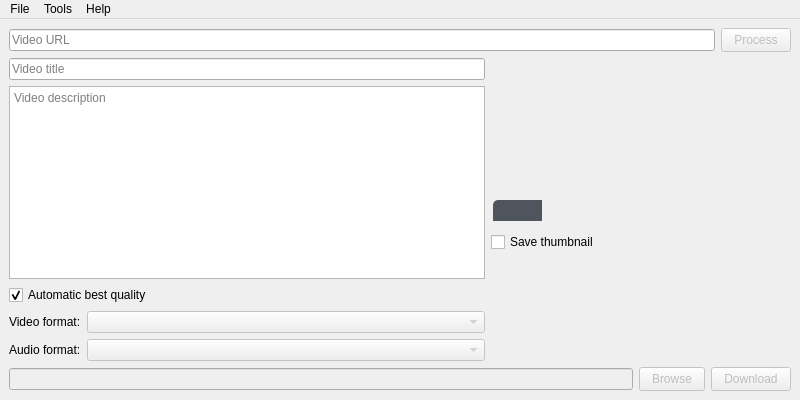
<?xml version="1.0" encoding="UTF-8"?>
<ui version="4.0">
 <class>MainWindow</class>
 <widget class="QMainWindow" name="MainWindow">
  <property name="geometry">
   <rect>
    <x>0</x>
    <y>0</y>
    <width>800</width>
    <height>400</height>
   </rect>
  </property>
  <property name="windowTitle">
   <string>yt-dlp-gui-qt</string>
  </property>
  <widget class="QWidget" name="centralwidget">
   <property name="sizePolicy">
    <sizepolicy hsizetype="Preferred" vsizetype="Preferred">
     <horstretch>0</horstretch>
     <verstretch>0</verstretch>
    </sizepolicy>
   </property>
   <layout class="QVBoxLayout" name="verticalLayout">
    <item>
     <layout class="QGridLayout" name="gridLayout">
      <item row="0" column="0">
       <widget class="QLineEdit" name="txtUrl">
        <property name="placeholderText">
         <string>Video URL</string>
        </property>
       </widget>
      </item>
      <item row="0" column="1">
       <widget class="QPushButton" name="btnProcess">
        <property name="enabled">
         <bool>false</bool>
        </property>
        <property name="styleSheet">
         <string notr="true">padding-top: 4px;
padding-bottom: 4px;
padding-left: 12px;
padding-right: 12px;</string>
        </property>
        <property name="text">
         <string>Process</string>
        </property>
       </widget>
      </item>
     </layout>
    </item>
    <item>
     <layout class="QGridLayout" name="gridLayout_2">
      <item row="0" column="0">
       <widget class="QLineEdit" name="txtVideoTitle">
        <property name="readOnly">
         <bool>true</bool>
        </property>
        <property name="placeholderText">
         <string>Video title</string>
        </property>
       </widget>
      </item>
      <item row="3" column="0">
       <layout class="QFormLayout" name="formLayout">
        <item row="0" column="1">
         <widget class="QComboBox" name="cmbVideoFormats">
          <property name="enabled">
           <bool>false</bool>
          </property>
         </widget>
        </item>
        <item row="1" column="1">
         <widget class="QComboBox" name="cmbAudioFormats">
          <property name="enabled">
           <bool>false</bool>
          </property>
         </widget>
        </item>
        <item row="0" column="0">
         <widget class="QLabel" name="label">
          <property name="text">
           <string>Video format:</string>
          </property>
         </widget>
        </item>
        <item row="1" column="0">
         <widget class="QLabel" name="label_2">
          <property name="text">
           <string>Audio format:</string>
          </property>
         </widget>
        </item>
       </layout>
      </item>
      <item row="1" column="0">
       <widget class="QPlainTextEdit" name="txtVideoDescription">
        <property name="readOnly">
         <bool>true</bool>
        </property>
        <property name="placeholderText">
         <string>Video description</string>
        </property>
       </widget>
      </item>
      <item row="0" column="1" rowspan="4">
       <layout class="QVBoxLayout" name="verticalLayout_2">
        <property name="leftMargin">
         <number>0</number>
        </property>
        <item>
         <widget class="QFrame" name="frame">
          <property name="minimumSize">
           <size>
            <width>300</width>
            <height>168</height>
           </size>
          </property>
          <property name="maximumSize">
           <size>
            <width>300</width>
            <height>168</height>
           </size>
          </property>
          <property name="frameShape">
           <enum>QFrame::NoFrame</enum>
          </property>
          <property name="frameShadow">
           <enum>QFrame::Raised</enum>
          </property>
          <widget class="QLabel" name="imgThumbnail">
           <property name="geometry">
            <rect>
             <x>0</x>
             <y>0</y>
             <width>300</width>
             <height>168</height>
            </rect>
           </property>
           <property name="text">
            <string/>
           </property>
          </widget>
          <widget class="QLabel" name="lblDuration">
           <property name="enabled">
            <bool>true</bool>
           </property>
           <property name="geometry">
            <rect>
             <x>2</x>
             <y>142</y>
             <width>49</width>
             <height>21</height>
            </rect>
           </property>
           <property name="sizePolicy">
            <sizepolicy hsizetype="Preferred" vsizetype="Preferred">
             <horstretch>0</horstretch>
             <verstretch>0</verstretch>
            </sizepolicy>
           </property>
           <property name="font">
            <font>
             <pointsize>10</pointsize>
             <bold>true</bold>
            </font>
           </property>
           <property name="toolTipDuration">
            <number>-1</number>
           </property>
           <property name="layoutDirection">
            <enum>Qt::LeftToRight</enum>
           </property>
           <property name="styleSheet">
            <string notr="true">background-color: rgba(38, 46, 56, 0.8);
border-top-left-radius: 5px;
padding-left: 6px;
padding-right: 6px;</string>
           </property>
           <property name="text">
            <string/>
           </property>
           <property name="scaledContents">
            <bool>true</bool>
           </property>
           <property name="alignment">
            <set>Qt::AlignJustify|Qt::AlignVCenter</set>
           </property>
          </widget>
         </widget>
        </item>
        <item>
         <widget class="QCheckBox" name="chkSaveThumbnail">
          <property name="enabled">
           <bool>true</bool>
          </property>
          <property name="text">
           <string>Save thumbnail</string>
          </property>
         </widget>
        </item>
        <item>
         <spacer name="verticalSpacer">
          <property name="orientation">
           <enum>Qt::Vertical</enum>
          </property>
          <property name="sizeHint" stdset="0">
           <size>
            <width>20</width>
            <height>40</height>
           </size>
          </property>
         </spacer>
        </item>
       </layout>
      </item>
      <item row="2" column="0">
       <widget class="QCheckBox" name="chkQuality">
        <property name="text">
         <string>Automatic best quality</string>
        </property>
        <property name="checked">
         <bool>true</bool>
        </property>
       </widget>
      </item>
     </layout>
    </item>
    <item>
     <layout class="QGridLayout" name="gridLayout_3">
      <item row="1" column="2">
       <widget class="QPushButton" name="btnDownload">
        <property name="enabled">
         <bool>false</bool>
        </property>
        <property name="styleSheet">
         <string notr="true">padding-top: 4px;
padding-bottom: 4px;
padding-left: 12px;
padding-right: 12px;</string>
        </property>
        <property name="text">
         <string>Download</string>
        </property>
       </widget>
      </item>
      <item row="1" column="0">
       <widget class="QLineEdit" name="txtOutputFilename">
        <property name="enabled">
         <bool>false</bool>
        </property>
       </widget>
      </item>
      <item row="1" column="1">
       <widget class="QPushButton" name="btnBrowse">
        <property name="enabled">
         <bool>false</bool>
        </property>
        <property name="styleSheet">
         <string notr="true">padding-top: 4px;
padding-bottom: 4px;
padding-left: 12px;
padding-right: 12px;</string>
        </property>
        <property name="text">
         <string>Browse</string>
        </property>
       </widget>
      </item>
     </layout>
    </item>
   </layout>
  </widget>
  <widget class="QMenuBar" name="menubar">
   <property name="geometry">
    <rect>
     <x>0</x>
     <y>0</y>
     <width>800</width>
     <height>22</height>
    </rect>
   </property>
   <widget class="QMenu" name="menuFile">
    <property name="title">
     <string>File</string>
    </property>
    <addaction name="actionExit"/>
   </widget>
   <widget class="QMenu" name="menuTools">
    <property name="title">
     <string>Tools</string>
    </property>
    <addaction name="actionOptions"/>
   </widget>
   <widget class="QMenu" name="menuHelp">
    <property name="title">
     <string>Help</string>
    </property>
    <addaction name="actionAbout"/>
   </widget>
   <addaction name="menuFile"/>
   <addaction name="menuTools"/>
   <addaction name="menuHelp"/>
  </widget>
  <action name="actionExit">
   <property name="text">
    <string>Exit</string>
   </property>
  </action>
  <action name="actionOptions">
   <property name="text">
    <string>Options</string>
   </property>
  </action>
  <action name="actionAbout">
   <property name="text">
    <string>About</string>
   </property>
  </action>
 </widget>
 <resources/>
 <connections>
  <connection>
   <sender>btnProcess</sender>
   <signal>clicked()</signal>
   <receiver>MainWindow</receiver>
   <slot>process_button_clicked()</slot>
   <hints>
    <hint type="sourcelabel">
     <x>749</x>
     <y>45</y>
    </hint>
    <hint type="destinationlabel">
     <x>796</x>
     <y>266</y>
    </hint>
   </hints>
  </connection>
  <connection>
   <sender>txtUrl</sender>
   <signal>textChanged(QString)</signal>
   <receiver>MainWindow</receiver>
   <slot>url_text_changed()</slot>
   <hints>
    <hint type="sourcelabel">
     <x>363</x>
     <y>44</y>
    </hint>
    <hint type="destinationlabel">
     <x>399</x>
     <y>199</y>
    </hint>
   </hints>
  </connection>
  <connection>
   <sender>actionExit</sender>
   <signal>triggered()</signal>
   <receiver>MainWindow</receiver>
   <slot>close()</slot>
   <hints>
    <hint type="sourcelabel">
     <x>-1</x>
     <y>-1</y>
    </hint>
    <hint type="destinationlabel">
     <x>399</x>
     <y>199</y>
    </hint>
   </hints>
  </connection>
  <connection>
   <sender>btnBrowse</sender>
   <signal>clicked()</signal>
   <receiver>MainWindow</receiver>
   <slot>browse_button_clicked()</slot>
   <hints>
    <hint type="sourcelabel">
     <x>671</x>
     <y>378</y>
    </hint>
    <hint type="destinationlabel">
     <x>671</x>
     <y>416</y>
    </hint>
   </hints>
  </connection>
  <connection>
   <sender>btnDownload</sender>
   <signal>clicked()</signal>
   <receiver>MainWindow</receiver>
   <slot>download_button_clicked()</slot>
   <hints>
    <hint type="sourcelabel">
     <x>739</x>
     <y>378</y>
    </hint>
    <hint type="destinationlabel">
     <x>739</x>
     <y>405</y>
    </hint>
   </hints>
  </connection>
  <connection>
   <sender>cmbVideoFormats</sender>
   <signal>currentIndexChanged(int)</signal>
   <receiver>MainWindow</receiver>
   <slot>video_format_changed()</slot>
   <hints>
    <hint type="sourcelabel">
     <x>360</x>
     <y>322</y>
    </hint>
    <hint type="destinationlabel">
     <x>401</x>
     <y>410</y>
    </hint>
   </hints>
  </connection>
  <connection>
   <sender>chkQuality</sender>
   <signal>toggled(bool)</signal>
   <receiver>MainWindow</receiver>
   <slot>quality_toggled()</slot>
   <hints>
    <hint type="sourcelabel">
     <x>121</x>
     <y>289</y>
    </hint>
    <hint type="destinationlabel">
     <x>162</x>
     <y>409</y>
    </hint>
   </hints>
  </connection>
 </connections>
 <slots>
  <slot>process_button_clicked()</slot>
  <slot>url_text_changed()</slot>
  <slot>browse_button_clicked()</slot>
  <slot>download_button_clicked()</slot>
  <slot>video_format_changed()</slot>
  <slot>quality_toggled()</slot>
 </slots>
</ui>
